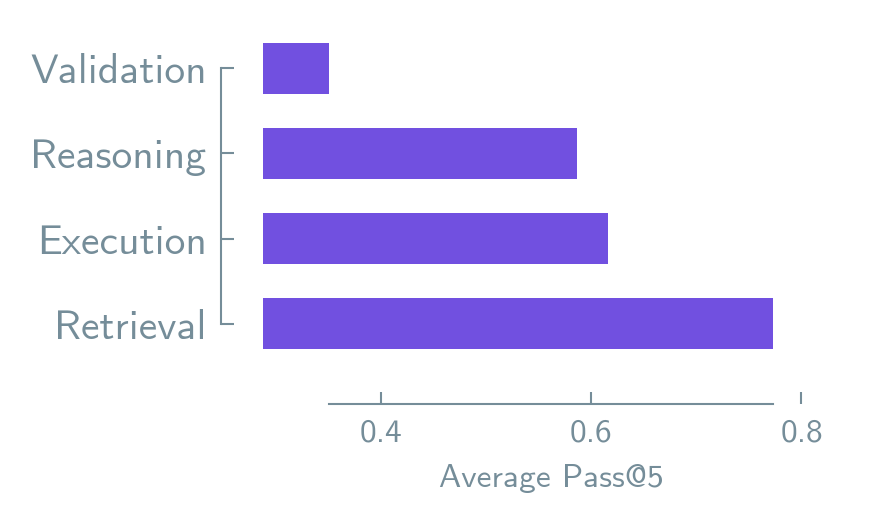

This figure's Python source:
"""Simple horizontal bar plot of average pass@5 per task category.

Averages across all models and agents. Only subtasks with comprehensive verbosity.

Usage:
    python 2c_task_category_bar.py
"""

import json
import re
import sys
from collections import defaultdict
from pathlib import Path

import lama_aesthetics
import matplotlib.pyplot as plt
import numpy as np
from lama_aesthetics import ONE_COL_HEIGHT, ONE_COL_WIDTH
from lama_aesthetics.plotutils import range_frame
from loguru import logger

REPO_ROOT = Path(__file__).resolve().parent.parent.parent
sys.path.insert(0, str(REPO_ROOT / "analysis"))
sys.path.insert(0, str(REPO_ROOT / "plots"))

from plot_config import FONT_SIZES  # noqa: E402
from plot_utils import load_reports_data  # noqa: E402

lama_aesthetics.get_style("main")


def load_category_tags():
    tags_path = REPO_ROOT / "analysis" / "subtask_category_tags.json"
    with tags_path.open() as f:
        return json.load(f)


def get_env_key_mapping():
    return {
        "spectra": "sptectra",
        "retro": "retrosynthesis",
        "afm": "afm",
        "catalyst": "catalyst",
        "md": "md",
        "ml": "ml",
        "resistor": "resistor",
        "wetlab": "wetlab",
    }


def classify_subtask(subtask, environment, category_tags):
    env_mapping = get_env_key_mapping()
    tag_env_key = env_mapping.get(environment, environment)
    env_tags = category_tags.get(tag_env_key, {})
    if not env_tags:
        return None

    if environment == "afm":
        if "subtask_level_" in subtask:
            base_name = subtask.split("_level_")[0]
            if base_name + "_level_1" in env_tags:
                return env_tags[base_name + "_level_1"]
        return env_tags.get(subtask)

    if environment == "catalyst":
        parts = subtask.split("_", 1)
        if len(parts) > 1 and parts[1] in env_tags:
            return env_tags[parts[1]]
        return None

    if environment == "md":
        for task_type in ["melting", "quenching", "surface_energy", "surface"]:
            if task_type in subtask:
                task_tags = env_tags.get(task_type, {})
                if "subtask_" in subtask:
                    subtask_name = subtask.split("subtask_")[-1]
                    if subtask_name == "diffusion_coefficient":
                        subtask_name = "diffusivity"
                    elif subtask_name == "tg_calculation":
                        subtask_name = "tg_detection"
                    elif subtask_name == "equilibration":
                        subtask_name = "structure_retrieval"
                    if subtask_name in task_tags:
                        return task_tags[subtask_name]
        return None

    if environment == "ml":
        parts = subtask.split("_", 1)
        if len(parts) > 1 and parts[0].isdigit():
            task_name = parts[1]
            if (
                task_name.startswith("batch_retrieve_")
                and "batch_retrieve_*" in env_tags
            ):
                return env_tags["batch_retrieve_*"]
            if task_name in env_tags:
                return env_tags[task_name]
        return None

    if environment == "resistor":
        parts = subtask.split("_", 2)
        if len(parts) >= 3 and parts[0] == "task" and parts[1].isdigit():
            pattern = "_".join(parts[2:])
            if pattern in env_tags:
                return env_tags[pattern]
        return None

    if environment == "retro":
        if "-" in subtask:
            pattern = subtask.split("-", 1)[1]
            if pattern in env_tags:
                return env_tags[pattern]
        return None

    if environment == "spectra":
        if "_subtask_" in subtask:
            subtask_num = "subtask_" + subtask.split("_subtask_")[-1]
            if subtask_num in env_tags:
                return env_tags[subtask_num]
        return None

    if environment == "wetlab":
        m = re.match(r"qualysis_lvl(\d+)_\d+_(sub\d+)", subtask)
        if m:
            level_key = f"level_{m.group(1)}"
            sub_key = f"qualysis_lvl{m.group(1)}_*_{m.group(2)}"
            level_tags = env_tags.get(level_key, {})
            if sub_key in level_tags:
                return level_tags[sub_key]
        return None

    return None


def main():
    logger.info("Loading data...")
    reports_df = load_reports_data()
    category_tags = load_category_tags()

    df_sub = reports_df[reports_df["category"] == "subtask"].copy()
    df_comp = df_sub[df_sub["Tool Verbosity"] == "comprehensive"].copy()
    logger.info(f"Filtered to {len(df_comp)} rows (subtask + comprehensive)")

    category_order = ["retrieval", "execution", "reasoning", "validation"]
    scores_by_category = defaultdict(list)

    for _, row in df_comp.iterrows():
        environment = row["environment"]
        task_results = row["Task Results"]
        if not isinstance(task_results, dict):
            continue
        for subtask, result in task_results.items():
            if not isinstance(result, dict):
                continue
            pass_at_5 = result.get("Task Pass@5", None)
            if pass_at_5 is None:
                continue
            category = classify_subtask(subtask, environment, category_tags)
            if category is None:
                continue
            if category in ("code_execution", "experiment_execution"):
                category = "execution"
            scores_by_category[category].append(pass_at_5)

    # Compute means
    labels = [cat.replace("_", " ").title() for cat in category_order]
    values = [np.mean(scores_by_category.get(cat, [0])) for cat in category_order]

    for cat, val in zip(category_order, values, strict=False):
        n = len(scores_by_category.get(cat, []))
        logger.info(f"  {cat}: mean={val:.3f} (n={n})")

    # Horizontal bar plot
    fig, ax = plt.subplots(figsize=(ONE_COL_WIDTH, ONE_COL_HEIGHT))
    y_pos = np.arange(len(values))

    ax.barh(y_pos, values, color="#7150e0", height=0.6)

    ax.set_yticks(y_pos)
    ax.set_yticklabels(labels, fontsize=FONT_SIZES["tick_label"])
    ax.set_xlabel("Average Pass@5", fontsize=FONT_SIZES["axis_label"])
    ax.tick_params(axis="x", labelsize=FONT_SIZES["tick_label"])

    range_frame(ax, np.array([min(values), max(values)]), y_pos, pad=0.15)

    plt.tight_layout()

    output_dir = Path(__file__).parent
    for ext in ["pdf", "png"]:
        output_path = output_dir / f"2c_task_category_bar.{ext}"
        plt.savefig(output_path, dpi=300, bbox_inches="tight")
        logger.info(f"Saved: {output_path}")

    plt.close()


if __name__ == "__main__":
    main()
